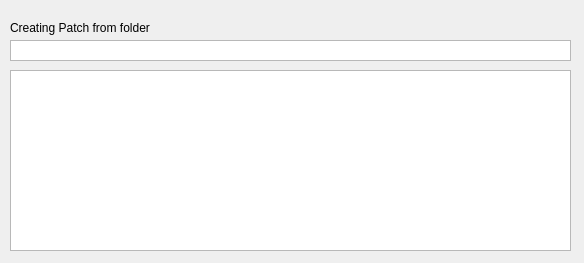
<?xml version="1.0" encoding="UTF-8"?>
<ui version="4.0">
 <class>CreatePatch</class>
 <widget class="QMainWindow" name="CreatePatch">
  <property name="geometry">
   <rect>
    <x>0</x>
    <y>0</y>
    <width>584</width>
    <height>263</height>
   </rect>
  </property>
  <widget class="QWidget" name="centralWidget">
   <property name="windowTitle">
    <string>Creating Patch...</string>
   </property>
   <widget class="QPlainTextEdit" name="logViewText">
    <property name="geometry">
     <rect>
      <x>10</x>
      <y>70</y>
      <width>561</width>
      <height>181</height>
     </rect>
    </property>
    <property name="undoRedoEnabled">
     <bool>false</bool>
    </property>
    <property name="readOnly">
     <bool>true</bool>
    </property>
    <property name="maximumBlockCount">
     <number>100</number>
    </property>
   </widget>
   <widget class="QLabel" name="label">
    <property name="geometry">
     <rect>
      <x>10</x>
      <y>20</y>
      <width>221</width>
      <height>16</height>
     </rect>
    </property>
    <property name="text">
     <string>Creating Patch from folder</string>
    </property>
   </widget>
   <widget class="QPlainTextEdit" name="sourceFolderText">
    <property name="geometry">
     <rect>
      <x>10</x>
      <y>40</y>
      <width>561</width>
      <height>21</height>
     </rect>
    </property>
    <property name="verticalScrollBarPolicy">
     <enum>Qt::ScrollBarAlwaysOff</enum>
    </property>
    <property name="horizontalScrollBarPolicy">
     <enum>Qt::ScrollBarAlwaysOff</enum>
    </property>
    <property name="readOnly">
     <bool>true</bool>
    </property>
   </widget>
  </widget>
 </widget>
 <resources/>
 <connections/>
</ui>
